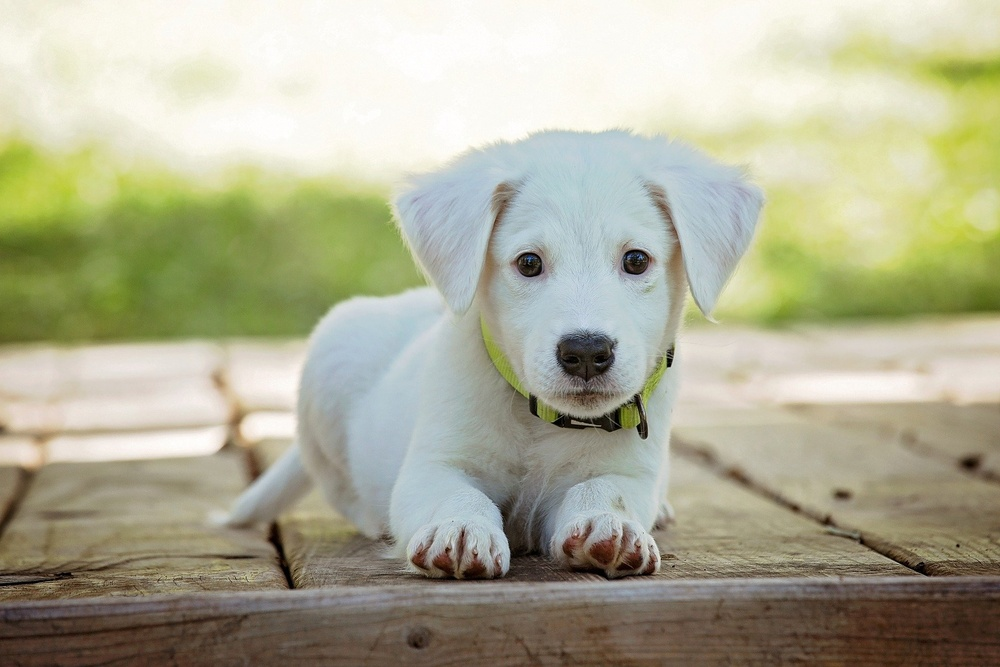
#> input picture perro.jpg, 1000 x 667 px, shrunk from 1920 x 1280 before the run
$ python introduccion_numpy.py
#> lines starting #> are read from the running program, lines starting #| are printed output that depends on the picture
# -*- coding: utf-8 -*-
"""
Created on Sun Jul 26 20:01:32 2020

@author: darub
"""

import numpy as np
import matplotlib.pyplot as plt
from PIL import Image

array = np.array([1,2,3])
rango = np.arange(5,30,2)
unos = np.ones(shape=(3,3))
# generar 50 numeros aleatorios entre 0 y 100
aleatorios = np.random.randint(0,100,50)
# valor maximo posicion
aleatorios.argmax()
# numero maximo
aleatorios.max()
# numero minimo
aleatorios.min()
# tamaño
aleatorios.shape
# redimencionar lista a matriz
aleatorios = aleatorios.reshape([10,5])

# cargar imagen de tipo imagen
imagen = Image.open('perro.jpg')
#> imagen is the input picture: PIL image 1000x667 RGB; mean R, G, B 174.7, 174, 149.2
print(type(imagen))
#| <class 'PIL.JpegImagePlugin.JpegImageFile'>
# shape de la imagen
print(imagen.size)
#| (1000, 667)
# convetir la imagen en una matriz
array_imagen = np.array(imagen)
# mostrar imagen
plt.imshow(array_imagen)
# (1280, 1920, 3)
print(array_imagen.shape)
#| (667, 1000, 3)

# seleccionar solo un color del RGB (0,1,2)
# rojo
print(array_imagen[:,:,0])
#> (printed output is left out)
# verde
print(array_imagen[:,:,1])
#> (printed output is left out)
# azul
print(array_imagen[:,:,2])
#> (printed output is left out)

# mapear rojos de este arreglo
plt.imshow(array_imagen[:,:,0], cmap="Reds")
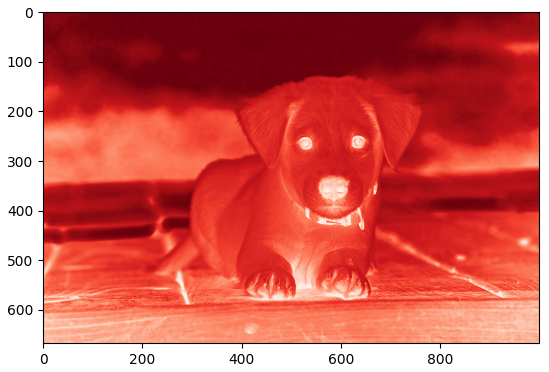
#> figure drawn by matplotlib, 1 panel

$ run again, with ajedrez_real.jpg copied over perro.jpg
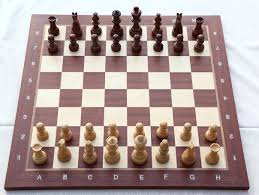
#> input picture ajedrez_real.jpg, 259 x 195 px
#> imagen is the input picture: PIL image 259x195 RGB; mean R, G, B 174.8, 156.6, 153.4
#| <class 'PIL.JpegImagePlugin.JpegImageFile'>
#| (259, 195)
#| (195, 259, 3)
#> (printed output is left out)
#> (printed output is left out)
#> (printed output is left out)
#> `plt.imshow(array_imagen[:,:,0], cmap="Reds")`:
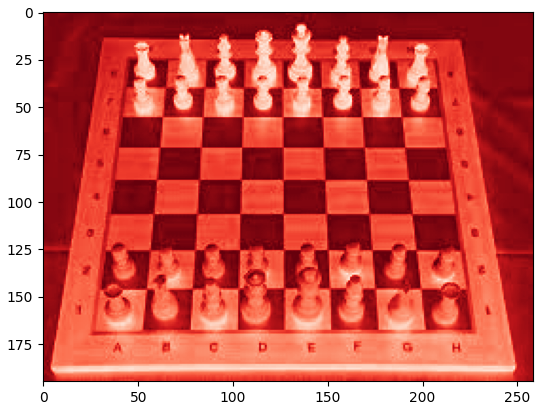
#> figure drawn by matplotlib, 1 panel

$ run again, with cara.jpg copied over perro.jpg
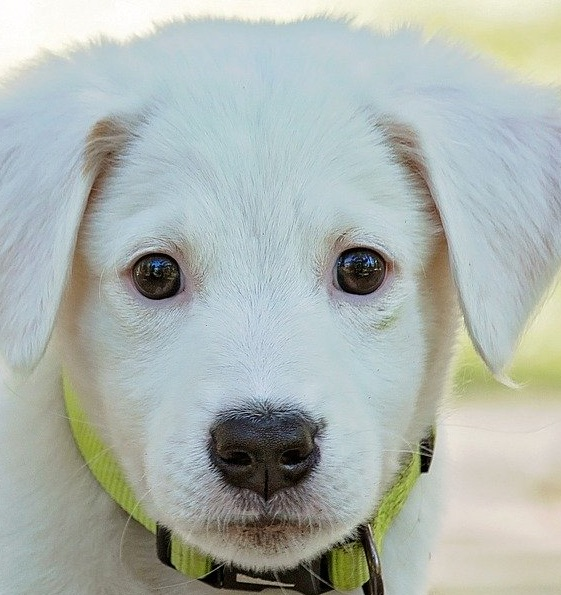
#> input picture cara.jpg, 561 x 595 px
#> imagen is the input picture: PIL image 561x595 RGB; mean R, G, B 172.7, 180.7, 175.3
#| <class 'PIL.JpegImagePlugin.JpegImageFile'>
#| (561, 595)
#| (595, 561, 3)
#> (printed output is left out)
#> (printed output is left out)
#> (printed output is left out)
#> `plt.imshow(array_imagen[:,:,0], cmap="Reds")`:
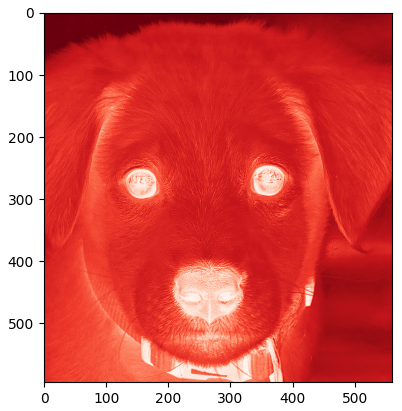
#> figure drawn by matplotlib, 1 panel
